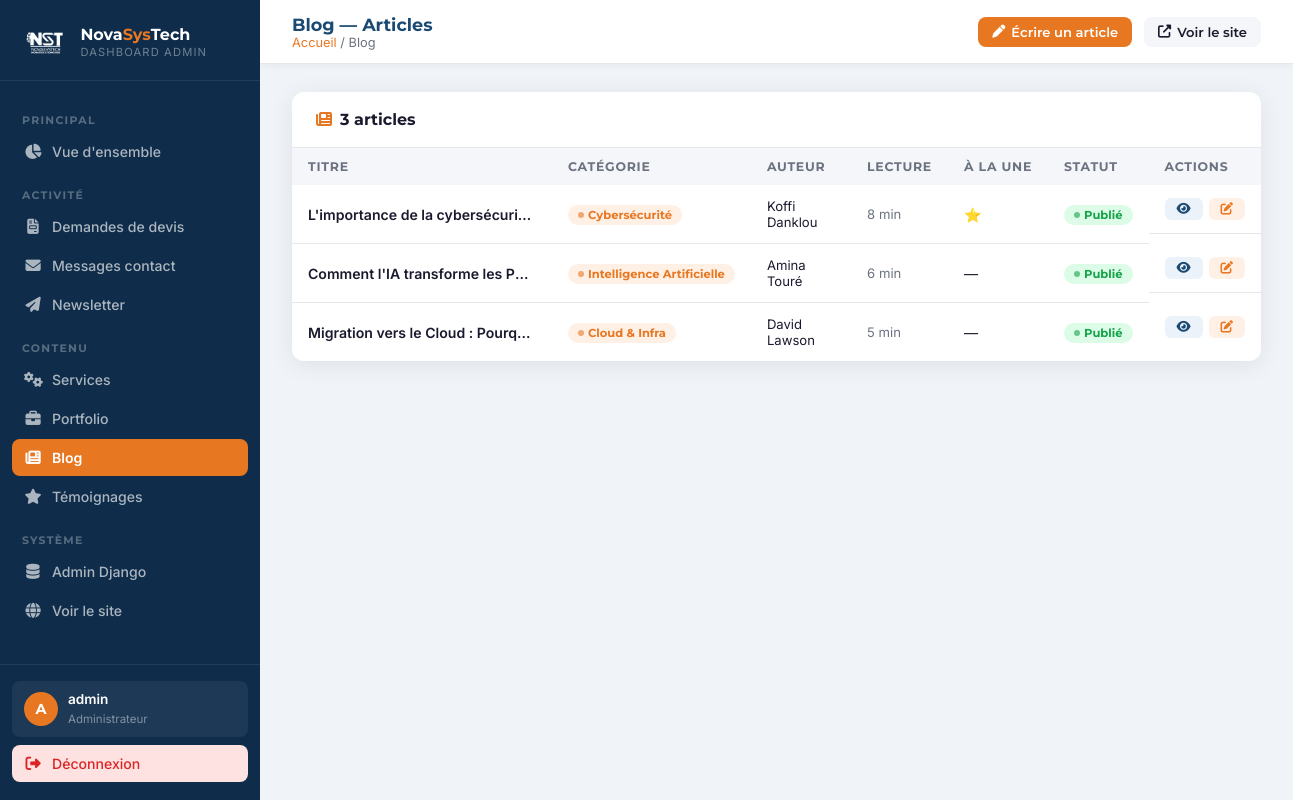
The page /dashboard/articles/ (signed in) on the database its author committed.
### blog/models.py (models this page shows, shortened)
class Article(models.Model):
    titre = models.CharField(max_length=300)
    slug = models.SlugField(unique=True, max_length=300)
    categorie = models.ForeignKey(Categorie, on_delete=models.SET_NULL, null=True, blank=True)
    auteur = models.CharField(max_length=100, default='Équipe NST')
    image_hero = models.ImageField(upload_to='blog/', blank=True, null=True)
    extrait = models.TextField(max_length=400)
    contenu = models.TextField()
    tags = models.CharField(max_length=300, blank=True, help_text='Tags séparés par des virgules')
    est_publie = models.BooleanField(default=True)
    est_une = models.BooleanField(default=False, verbose_name='Article à la Une')
    temps_lecture = models.IntegerField(default=5, help_text='En minutes')
    date_publication = models.DateTimeField(auto_now_add=True)
    meta_title = models.CharField(max_length=70, blank=True)
    meta_description = models.CharField(max_length=160, blank=True)
    class Meta:
        ordering = ['-date_publication']
        verbose_name = 'Article'

class Categorie(models.Model):
    nom = models.CharField(max_length=100)
    slug = models.SlugField(unique=True)
    couleur = models.CharField(max_length=7, default='#E87722')

### dashboard/views.py (the view)
# urls.py: path('articles/', views.articles_list, name='articles_list'),
@login_required(login_url='/dashboard/login/')
def articles_list(request):
    articles = Article.objects.order_by('-date_publication')
    return render(request, 'dashboard/articles.html', {'page': 'articles', 'articles': articles})

### core/context_processors.py (called while the page is built)
def global_context(request):
    return {
        'PHONE_1': getattr(settings, 'PHONE_1', '+228 79 92 81 81'),
        'EMAIL_CONTACT': getattr(settings, 'EMAIL_CONTACT', 'contact@novasystechn.com'),
        'EMAIL_SUPPORT': getattr(settings, 'EMAIL_SUPPORT', 'contact@novasystechn.com'),
        'WHATSAPP_NUMBER': getattr(settings, 'WHATSAPP_NUMBER', '22879928181'),
        'ADRESSE': getattr(settings, 'ADRESSE', 'Agoè Assiyéyé, Lomé'),
        'MAPS_URL': getattr(settings, 'MAPS_URL', ''),
        'RECAPTCHA_PUBLIC_KEY': getattr(settings, 'RECAPTCHA_PUBLIC_KEY', ''),
        'SITE_URL': getattr(settings, 'SITE_URL', ''),
    }

### templates/dashboard/articles.html (shortened to what this page needs)
{% extends 'dashboard/base.html' %}
{% block page_title %}Blog — Articles{% endblock %}
{% block breadcrumb %}<a href="{% url 'dashboard_home' %}">Accueil</a> / Blog{% endblock %}
{% block topbar_actions %}
<a href="/admin/blog/article/add/" class="topbar-btn primary" target="_blank"><i class="fas fa-pen"></i> Écrire un article</a>
{% endblock %}
{% block content %}
<div class="card">
  <div class="card-header"><h3><i class="fas fa-newspaper" style="color:var(--orange);margin-right:8px;"></i>{{ articles.count }} article{{ articles.count|pluralize }}</h3></div>
  <div class="table-wrap">
    <table>
      <thead><tr><th>Titre</th><th>Catégorie</th><th>Auteur</th><th>Lecture</th><th>À la une</th><th>Statut</th><th>Actions</th></tr></thead>
      <tbody>
        {% for a in articles %}
        <tr>
          <td style="font-weight:600;max-width:260px;white-space:nowrap;overflow:hidden;text-overflow:ellipsis;">{{ a.titre }}</td>
          <td>{% if a.categorie %}<span class="badge orange">{{ a.categorie.nom }}</span>{% else %}—{% endif %}</td>
          <td style="font-size:.82rem;">{{ a.auteur }}</td>
          <td style="font-size:.82rem;color:var(--text-light);">{{ a.temps_lecture }} min</td>
          <td>{% if a.est_une %}⭐{% else %}—{% endif %}</td>
          <td>{% if a.est_publie %}<span class="badge green">Publié</span>{% else %}<span class="badge gray">Brouillon</span>{% endif %}</td>
          <td style="display:flex;gap:6px;">
            <a href="/blog/{{ a.slug }}/" class="action-btn view" target="_blank"><i class="fas fa-eye"></i></a>
            <a href="/admin/blog/article/{{ a.pk }}/change/" class="action-btn edit" target="_blank"><i class="fas fa-edit"></i></a>
          </td>
        </tr>
        {% empty %}
        <tr><td colspan="7"><div class="empty-state"><i class="fas fa-newspaper"></i><p>Aucun article</p></div></td></tr>
        {% endfor %}
      </tbody>
    </table>
  </div>
</div>
{% endblock %}

### templates/dashboard/base.html (shortened to what this page needs)
{% load static %}<!DOCTYPE html>
<html lang="fr">
<head>
  <link rel="stylesheet" href="https://cdnjs.cloudflare.com/ajax/libs/font-awesome/6.5.0/css/all.min.css">
</head>
<body>
<aside class="sidebar" id="sidebar">
  <div class="sidebar-logo">
    <img src="{% static 'images/logo-nav.png' %}" alt="NST" onerror="this.style.display='none'">
    <div>
      <div class="brand">Nova<span>Sys</span>Tech</div>
      <div class="sub">Dashboard Admin</div>
    </div>
  </div>
  <nav class="sidebar-nav">
    <div class="nav-section-label">Principal</div>
    <a href="{% url 'dashboard_home' %}" class="nav-item {% if page == 'home' %}active{% endif %}">
      <i class="fas fa-chart-pie"></i> Vue d'ensemble
    </a>
    <div class="nav-section-label">Activité</div>
    <a href="{% url 'devis_list' %}" class="nav-item {% if page == 'devis' %}active{% endif %}">
      <i class="fas fa-file-invoice"></i> Demandes de devis
    </a>
    <a href="{% url 'messages_list' %}" class="nav-item {% if page == 'messages' %}active{% endif %}">
      <i class="fas fa-envelope"></i> Messages contact
    </a>
    <a href="{% url 'newsletter_list' %}" class="nav-item {% if page == 'newsletter' %}active{% endif %}">
      <i class="fas fa-paper-plane"></i> Newsletter
    </a>
    <div class="nav-section-label">Contenu</div>
    <a href="{% url 'services_list' %}" class="nav-item {% if page == 'services' %}active{% endif %}">
      <i class="fas fa-cogs"></i> Services
    </a>
    <a href="{% url 'projets_list' %}" class="nav-item {% if page == 'projets' %}active{% endif %}">
      <i class="fas fa-briefcase"></i> Portfolio
    </a>
    <a href="{% url 'articles_list' %}" class="nav-item {% if page == 'articles' %}active{% endif %}">
      <i class="fas fa-newspaper"></i> Blog
    </a>
    <a href="{% url 'temoignages_list' %}" class="nav-item {% if page == 'temoignages' %}active{% endif %}">
      <i class="fas fa-star"></i> Témoignages
    </a>
    <div class="nav-section-label">Système</div>
    <a href="/admin/" class="nav-item" target="_blank">
      <i class="fas fa-database"></i> Admin Django
    </a>
    <a href="{% url 'index' %}" class="nav-item" target="_blank">
      <i class="fas fa-globe"></i> Voir le site
    </a>
  </nav>
  <div class="sidebar-footer">
    <div class="sidebar-user">
      <div class="user-avatar">{{ request.user.username|slice:":1"|upper }}</div>
      <div>
        <span class="user-name">{{ request.user.get_full_name|default:request.user.username }}</span>
        <span class="user-role">Administrateur</span>
      </div>
    </div>
    <a href="{% url 'dashboard_logout' %}" class="nav-item" style="background:#FEE2E2;color:#DC2626;">
      <i class="fas fa-sign-out-alt"></i> Déconnexion
    </a>
  </div>
</aside>
<div class="main">
  <header class="topbar">
    <div class="topbar-left">
      <div>
        <div class="page-title">{% block page_title %}Dashboard{% endblock %}</div>
        <div class="breadcrumb-bar">{% block breadcrumb %}<a href="{% url 'dashboard_home' %}">Accueil</a>{% endblock %}</div>
      </div>
    </div>
    <div class="topbar-right">
      {% block topbar_actions %}{% endblock %}
      <a href="{% url 'index' %}" class="topbar-btn ghost" target="_blank">
        <i class="fas fa-external-link-alt"></i> Voir le site
      </a>
    </div>
  </header>
  <div class="content">
    {% block content %}{% endblock %}
  </div>
</div>
</body>
</html>

### rows shown on the page
Article: titre "L'importance de la cybersécuri…", categorie.nom "Cybersécurité", auteur "Koffi Danklou", temps_lecture "8", est_publie "Publié"
Article: titre "Comment l'IA transforme les P…", categorie.nom "Intelligence Artificielle", auteur "Amina Touré", temps_lecture "6", est_publie "Publié"
Article: titre "Migration vers le Cloud : Pourq…", categorie.nom "Cloud & Infra", auteur "David Lawson", temps_lecture "5", est_publie "Publié"

### other values the page prints
{{ request.user.username|slice:":1"|upper }} "A"
{{ request.user.get_full_name|default:request.user.username }} "admin"
{{ articles.count }} "3"
